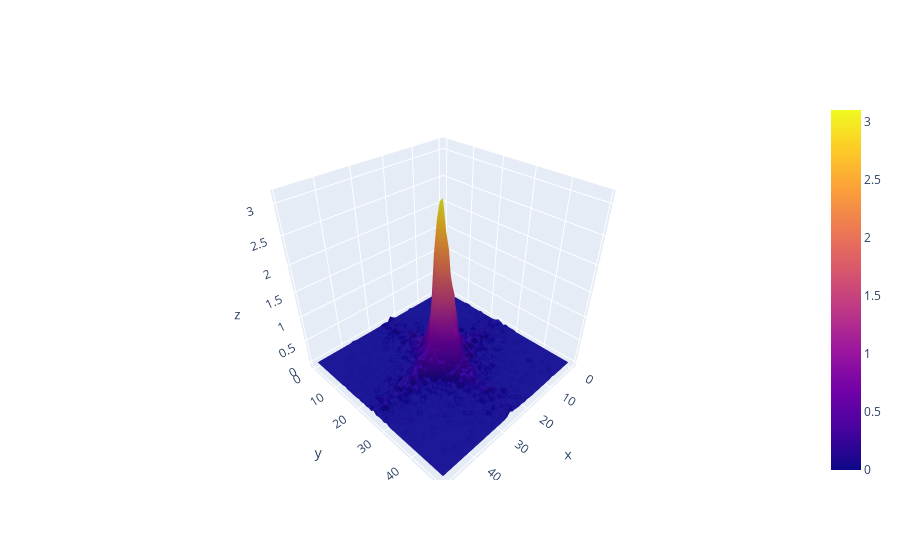

This figure's notebook cell:
### Code cell
X0,X1 = X[:,0],X[:,1]
thresh = 5
X_threshed = np.array([[X0[i],X1[i]] for i in range(len(X0)) if np.abs(X0[i]) < thresh and np.abs(X1[i]) < thresh])

def bin_centers(bins):
    centers = (bins + (bins[1]-bins[0])/2) [:-1]    
    return centers

fig = plt.figure()
h = np.histogram2d(X_threshed[:,0], X_threshed[:,1], bins=50)
df = pd.DataFrame(h[0]/len(h[0]), index=bin_centers(h[1]), columns=bin_centers(h[2]))
fig = go.Figure(data=[go.Surface(z=df)])
_ = fig.show()

### Figure 1 — Plotly figure (JSON) as saved in the notebook; plotly's stock layout.template omitted (floating-point values rounded to 4 significant figures; data arrays with more than 128 entries replaced by an {"elided": "..."} marker saying what was removed)
{"data": [{"type": "surface", "z": {"elided": "50x50 float values"}}], "layout": {}}
